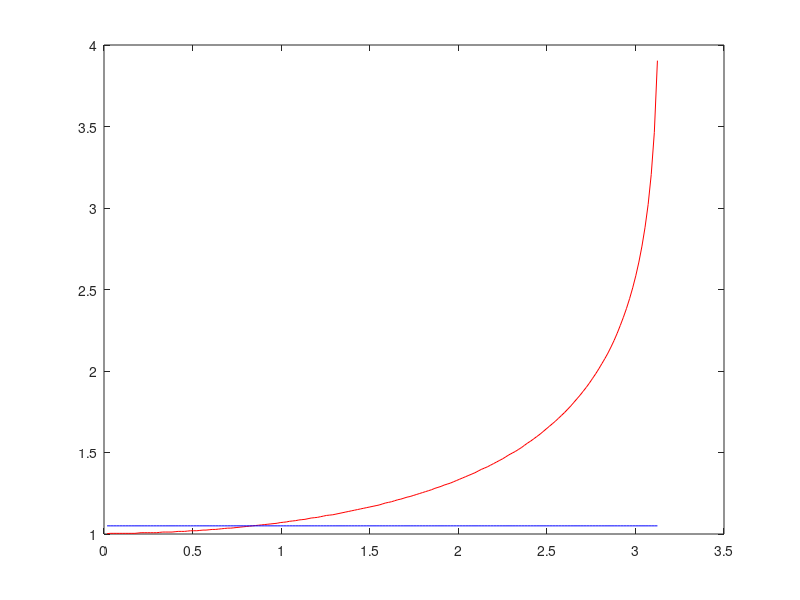

Here is the MATLAB script that generated this plot:
clear;

g=9.8;             % acceleration due to gravity
L=0.2482;          % length in metres (gives period of 1 second)

theta=0*pi/180;   % initial angle (in radians)
omega=0;           % initial angular-velocity (in radians/second)
h=0.001;            % timestep (in seconds)
steps=179;  % run for 180 degrees

for i=1:steps
    thetaInitials(i)=i*pi/180;
    boundary=ones(i,1).*1.05;
    theta=thetaInitials(i);
    thetaPrev=theta;
    k=0;
    while(theta<=thetaPrev)
        thetaPrev=theta;
        k=k+1;
        time=k*h;
        period(i)=2*time;

        alpha=-g/L*sin(theta);     % acceleration term
      
        % Velocity-Verlet Method
        theta=theta + h*omega + 0.5*h*h*alpha;
        alphaNext=-g/L*sin(theta);
        omega=omega + 0.5*h*(alpha+alphaNext);
        if(theta>0)
            thetaPrev=theta+h;
        end
    end
    plot(thetaInitials,period,'r-',thetaInitials,boundary,'b-')
    drawnow
end
